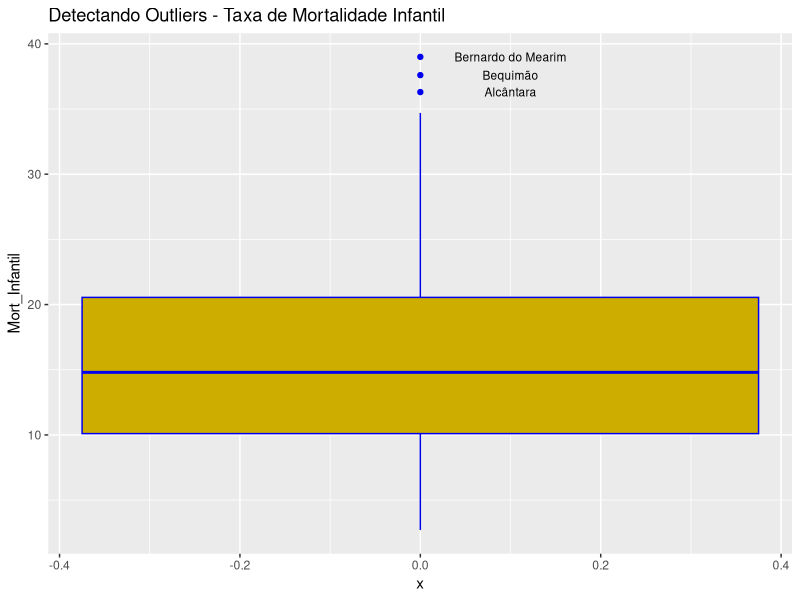
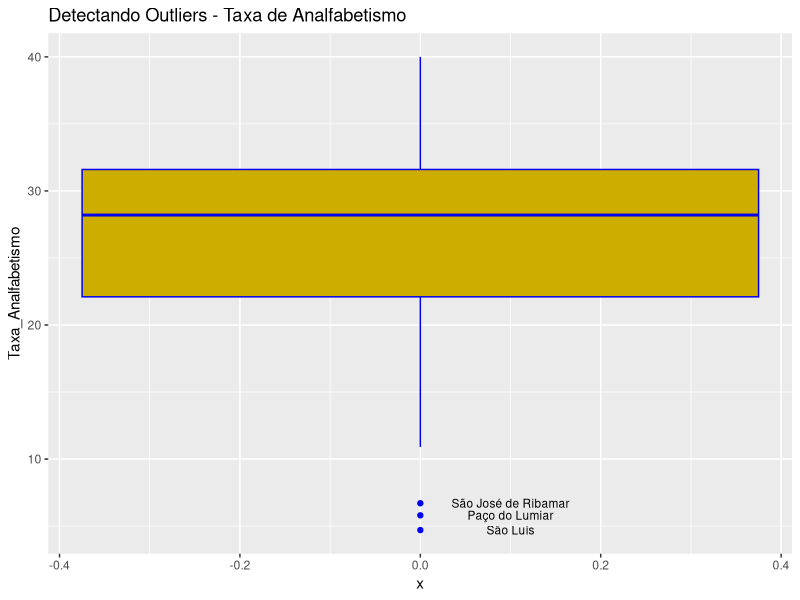
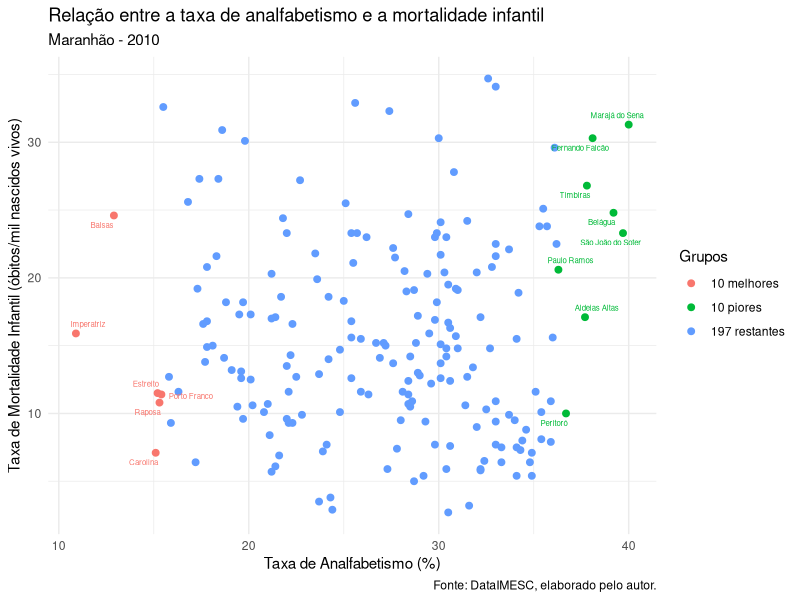

R code for these plots, in order:

require(readxl)

#### carregando a base de dados ####

df <- read_excel('base_exemplo01.xlsx')

require(dplyr)
require(ggplot2)

#### detecção de outliers utilizando boxplot ####

df |>
  mutate(Outlier = ifelse(Mort_Infantil > 35, Municipio, NA)) |> # definindo a região de corte
  ggplot() +
  aes(y = Mort_Infantil) + # estética
  geom_boxplot(fill = 'gold3', color = 'blue2') + # fazendo a arte
  labs(title = 'Detectando Outliers - Taxa de Mortalidade Infantil') + # titulos
  geom_text(aes(label = Outlier, x = 0.1), size = 3, na.rm = TRUE) # legendas

df |>
  mutate(Outlier = ifelse(Taxa_Analfabetismo < 10, Municipio, NA)) |> 
  ggplot() +
  aes(y = Taxa_Analfabetismo) + 
  geom_boxplot(fill = 'gold3', color = 'blue2') + 
  labs(title = 'Detectando Outliers - Taxa de Analfabetismo') +
  geom_text(aes(label = Outlier, x = 0.1), size = 3, na.rm = TRUE)

#### criando grupos de análise ####

df <- df |> 
  mutate( 
    Grupos = case_when( # aplicando regras
      Taxa_Analfabetismo < 15.5 ~ "10 melhores",
      Taxa_Analfabetismo > 36.2 ~ "10 piores",
      TRUE ~ "197 restantes"
    )
  )

#### teste de hipótese ####

# teste T para duas amostras independetes = comparar individuos diferentes sobre a mesma variável

morte_piores <- df |>
  filter(Grupos == "10 piores") |>
  select(Mort_Infantil)

morte_melhores <- df |>
  filter(Grupos == "10 melhores") |>
  select(Mort_Infantil)

t.test(morte_piores, morte_melhores)

#### análise de uma regressão linear usando duas variáveis ####

outliers <- c(
  'Bernardo do Mearim', 'Bequimão', 'Alcântara', 
  'São José de Ribamar', 'Paço do Lumiar', 'São Luís'
)

df_modelo <- df |>
  filter(!Municipio %in% outliers)

modelo <- lm(Mort_Infantil ~ Taxa_Analfabetismo, data = df_modelo) # y = a + bx + e

summary(modelo)

#### visualizando a relação ####

require(ggrepel)

df_modelo |>
  ggplot() + 
  aes(x = Taxa_Analfabetismo, y = Mort_Infantil, color = Grupos) + 
  geom_point(size = 2) + 
  geom_text_repel(aes(label = Municipio), size = 2, data = subset(df_modelo, Grupos != '197 restantes')) + 
  labs(
    title = 'Relação entre a taxa de analfabetismo e a mortalidade infantil',
    subtitle = 'Maranhão - 2010',
    x = 'Taxa de Analfabetismo (%)',
    y = 'Taxa de Mortalidade Infantil (óbitos/mil nascidos vivos)',
    caption = 'Fonte: DataIMESC, elaborado pelo autor.'
  )+
  theme_minimal()
  